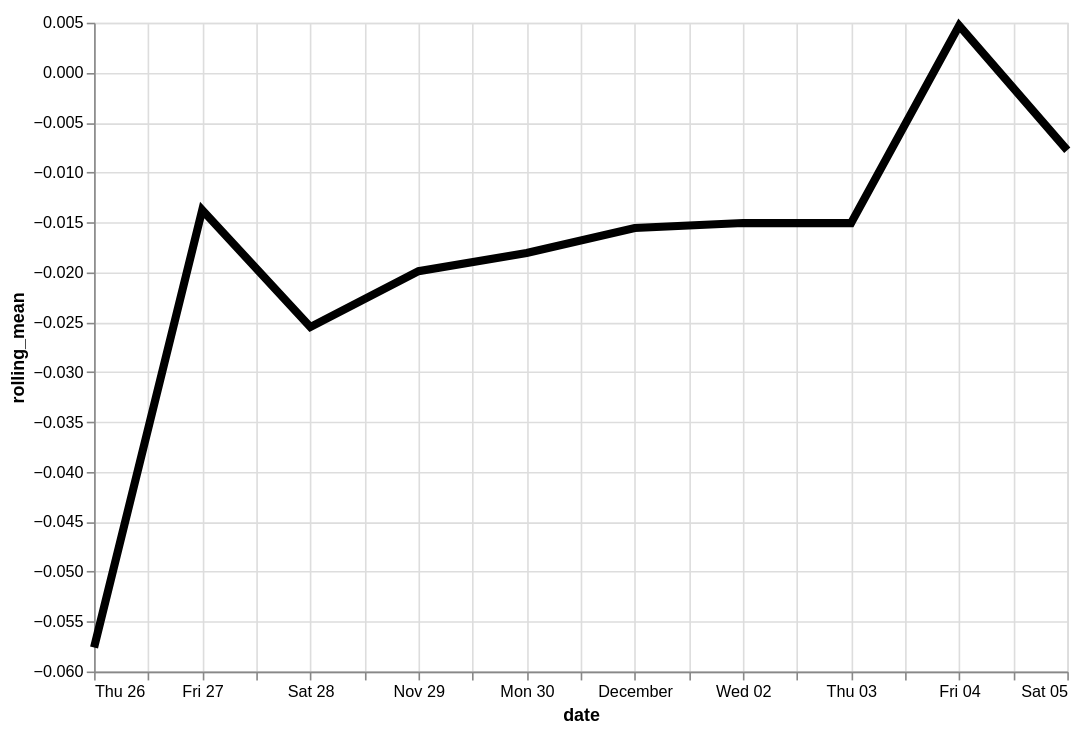

Specify this chart in Vega-Lite:
### Vega-Lite specification from a JSON file in a GitHub repository (floating-point values rounded to 4 significant figures)
{"config": {"view": {"continuousWidth": 400, "continuousHeight": 300}}, "data": {"name": "data-6d60e0ebcebd64f7bf05634852202448"}, "mark": {"type": "line", "color": "black", "size": 5}, "encoding": {"x": {"type": "temporal", "field": "date"}, "y": {"type": "quantitative", "field": "rolling_mean"}}, "height": 400, "transform": [{"window": [{"op": "mean", "field": "residual", "as": "rolling_mean"}], "frame": [-7, 0]}], "width": 600, "$schema": "https://vega.github.io/schema/vega-lite/v4.8.1.json", "datasets": {"data-6d60e0ebcebd64f7bf05634852202448": [{"date": "2020-11-26", "residual": -0.05759}, {"date": "2020-11-27", "residual": 0.03004}, {"date": "2020-11-28", "residual": -0.04893}, {"date": "2020-11-29", "residual": -0.003086}, {"date": "2020-11-30", "residual": -0.01075}, {"date": "2020-12-01", "residual": -0.003069}, {"date": "2020-12-02", "residual": -0.01209}, {"date": "2020-12-03", "residual": -0.01518}, {"date": "2020-12-04", "residual": 0.1008}, {"date": "2020-12-05", "residual": -0.06993}]}}
